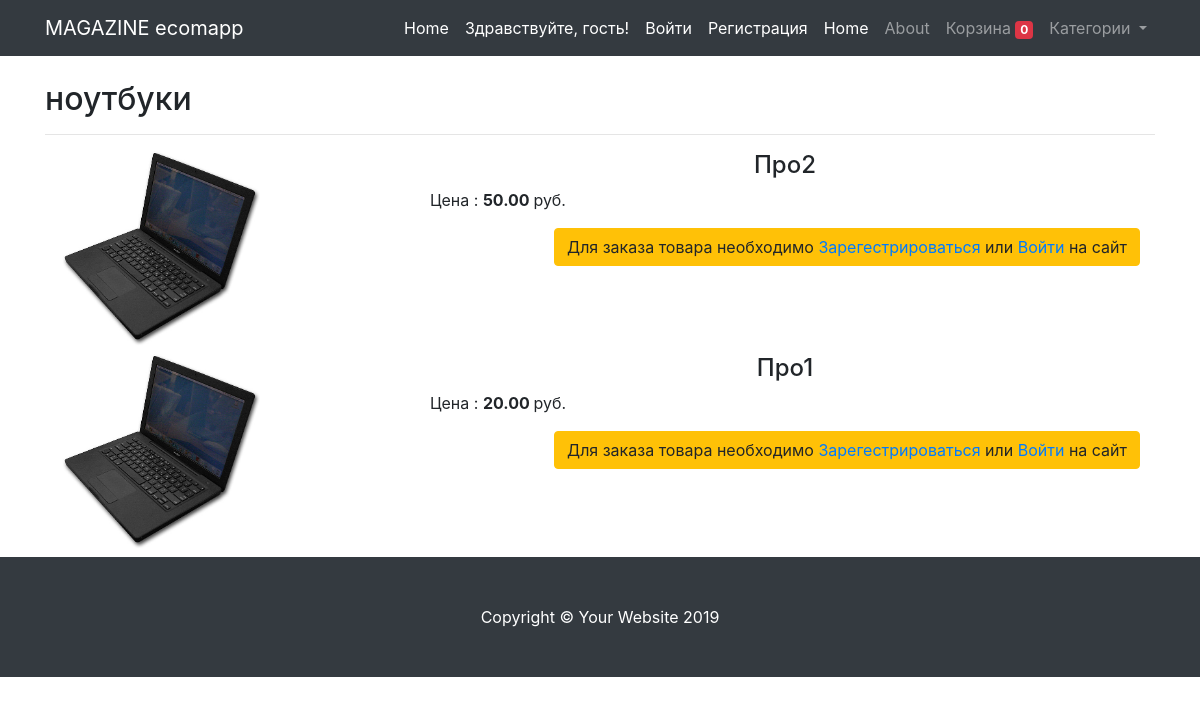
Screenshot of /category/noutbuki/ with the database file from the repository.
### ecomapp/models.py (models this page shows, shortened)
class Category(models.Model):
    name = models.CharField(max_length=100)
    slug = models.SlugField(blank=True)
    def get_absolute_url(self):
        return reverse("category_detail", kwargs={"category_slug": self.slug})

class Product(models.Model):
    category = models.ForeignKey('Category', on_delete=models.CASCADE, null=True, blank=True)    # один товар имеет одну категорию
    brand = models.ForeignKey('Brand', on_delete=models.CASCADE, null=True, blank=True)
    title = models.CharField(max_length=120)
    slug = models.SlugField(blank=True)
    description = models.TextField()
    image = models.ImageField(upload_to=image_folder)
    price = models.DecimalField(max_digits=9, decimal_places=2)
    available = models.BooleanField(default=True)
    objects = ProductManager()

### ecomapp/views.py (the view)
# urls.py: path('category/<category_slug>/', category_view, name='category_detail'),
def category_view(request, category_slug):
    try:
        cart_id = request.session['cart_id']
        cart = Cart.objects.get(id=cart_id)    # для бейджика на меню корзины
        request.session['total'] = cart.items.count()
    except:
        cart = Cart()
        cart.save()
        cart_id=cart.id
        request.session['cart_id'] = cart_id
        cart = Cart.objects.get(id=cart_id)    # для бейджика на меню корзины
    categories = Category.objects.all()    # для отображения в меню dropdowm base.html
    category = Category.objects.get(slug=category_slug)
    product_of_category = Product.objects.filter(category=category)
    context = {
        'cart' : cart,
        'category': category,
        'product_of_category': product_of_category,
        'categories': categories,
    }
    return render(request, 'category.html', context)

### ecomapp/templates/category.html (shortened to what this page needs)
{% extends 'base.html' %}
{% block content %}
<br>
  <h2>{{ category.name }} </h2>
  <hr>
<div class="container">
    <div class="row">
    {% for product in product_of_category %}
            <div class="col-sm-4">
            <img  src="{{ product.image.url }}" style = 'width:200px'; height:150px;>
            </div>
            <div class="col-sm-8">
            <h4 class="text-center">{{ product.title}}</h4>
            <p> Цена : <strong>{{ product.price }} </strong> руб. </p>
            {% if request.user.is_authenticated %}<p class='text-right'><a href='#' class='add_to_cart' data-slug='{{ product.slug }}'><button class='btn btn-danger'>Добавить в корзину</button></a></p>
                {% else %}
                   <p class='text-right'><button class='btn btn-warning'> Для заказа товара необходимо <a href='{% url "registration" %}'> Зарегестрироваться</a> или <a href='{% url "login" %}'>Войти</a> на сайт</button></a></p>
            {% endif %}
            <br><br><br>
            </div>
    {% endfor %}
    </div>
</div>
{% endblock content %}

### rows the page displays
Category: name "ноутбуки"
Product: image (picture), title "Про2", price "50.00"
Product: image (picture), title "Про1", price "20.00"
